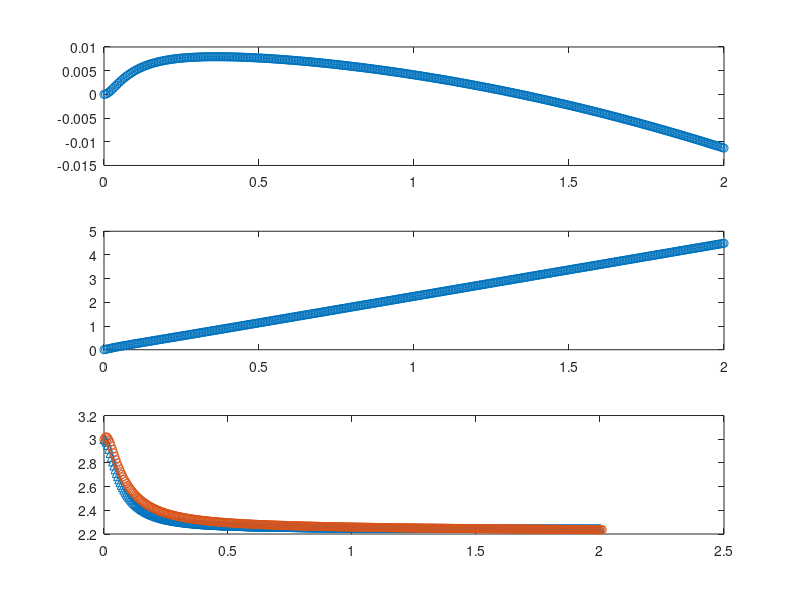

MATLAB code to generate this figure:
clc
clear

g = 9.8;
sc = deg2rad(4.6);

Re = 23*2/3;
nu = 4.89e-6;

hsinf = (3*nu^2*Re/(g*sin(sc)))^(1/3);
usinf = g*hsinf^2*sin(sc)/(3*nu);

Fr = usinf/((g*hsinf*cos(sc))^(1/2));

% LHS X = i\omega X

kint = 1e-6;
kend = 2;
Nk = 400;

kk1 = linspace(kint,kend,Nk);  

Omegalist1 = [];
Omegalist2 = [];
VlistH = [];
VlistU = [];

C2 = 3;

for i = 1:Nk
    k1 = kk1(i);
    
    LHS11 = 1i*k1;
    LHS12 = 1i*k1;
    LHS21 = 1i*k1/Fr-(2*C2)/Re;
    LHS22 = 1i*(1)*k1+(1/Re)*(k1^2)+C2/Re;
%     LHS22 = 1i*(1)*k1+3/Re;
    
    LHS = [LHS11,LHS12;LHS21,LHS22];
%     LHS = LHS./1i;
    [V,Dnew] = eig(LHS);
    Dnew = Dnew./1i;
    DiagD = diag(Dnew);
    Omegalist1(i,1) = DiagD(1,1);
    Omegalist2(i,1) = DiagD(2,1);
    
end
subplot(3,1,1)
plot(kk1',imag(Omegalist1)/(2*pi),'-o')
hold on
% plot(kk1',imag(Omegalist2),'-^')

subplot(3,1,2)

% plot(kk1',real(Omegalist1),'-o')
% hold on
plot(kk1,(real(Omegalist1)),'-o')
hold on

subplot(3,1,3)
plot(kk1,real(Omegalist1)./kk1','-^')
hold on
% figure()
% plot(kk1,'o')

%%
kai = deg2rad(60);
Cg = 7;

kr = kk1' - imag(Omegalist1).*sin(kai)./Cg;
ki = imag(Omegalist1).*cos(kai)./Cg;

% plot(kr,ki,'-o')
% hold on
plot(kr,real(Omegalist1)./kr,'o')

% if imag(DiagD(1,1))>imag(DiagD(2,1))
%         Omegalist(i,1) = DiagD(1,1);
%         VlistH(i,1) = V(1,1);
%         VlistU(i,1) = V(2,1);
%     elseif imag(DiagD(2,1))>imag(DiagD(1,1))
%         Omegalist(i,1) = DiagD(2,1);
%         VlistH(i,1) = V(1,2);
%         VlistU(i,1) = V(2,2);
%     else
%         print('Wrong!')
% end